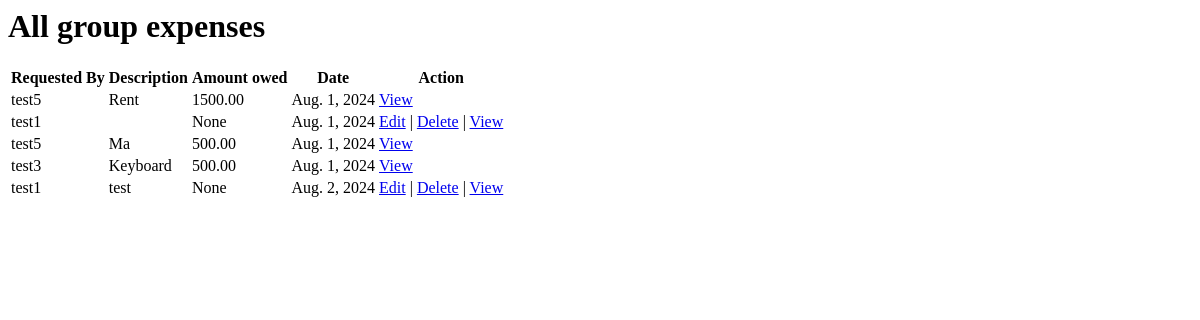
Page /expenses/view_group_expenses/1/ (signed in) on the earlier database version.
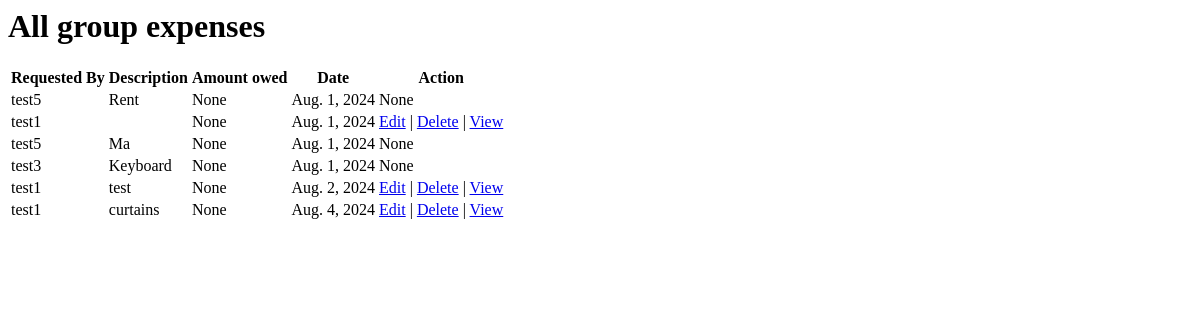
Same page on the later database version.
### Expenses/models.py (models this page shows)
class Expenses(models.Model):
    amount = models.DecimalField(max_digits=10, decimal_places=2)
    description = models.CharField(max_length=255, null=True, blank=True)
    date = models.DateField(default=datetime.date.today)
    paid_by = models.ForeignKey(User, on_delete=models.CASCADE)
    group = models.ForeignKey(Group, on_delete=models.CASCADE)
    split_method = models.IntegerField(
        choices=[(1,'Split equally'),(2,'percentage'),(3,'Custom'),],
        default=1,
    )

class Split(models.Model):
    payer = models.ForeignKey(User, on_delete=models.CASCADE, null=True, related_name="expenses_payer")
    expense = models.ForeignKey(Expenses, on_delete=models.CASCADE, related_name="expenses_split")
    amount = models.DecimalField(max_digits=10, decimal_places=2)

### Authentications/models.py (models this page shows)
class User(AbstractBaseUser):
    username = models.CharField(max_length=50, blank=True)
    email = models.EmailField(unique=True)
    friends = models.ManyToManyField('self', symmetrical=True, blank=True)
    objects = CustomUserManager()
    USERNAME_FIELD = 'email'

### Expenses/views.py (the view)
# urls.py: path('view_group_expenses/<int:group_id>/', views.view_group_expenses, name='view_group_expenses'),
@login_required
def view_group_expenses(request, group_id):
    expenses = Expenses.objects.filter(group=group_id)
    expense_list = []
    for expense in expenses:
        object = {
            'expense':expense,
            'split':expense.expenses_split.filter(payer=request.user).first(),
        }
        expense_list.append(object)
    context = {'expense_list':expense_list}
    return render(request, 'view_group_expenses.html', context)

### Expenses/templates/view_group_expenses.html
<h1>All group expenses</h1>
<table>
    <tr>
        <th>Requested By</th>
        <th>Description</th>
        <th>Amount owed</th>
        <th>Date</th>
        <th>Action</th>
    </tr>
    {% for item in expense_list %}
        <tr>
            <td>{{item.expense.paid_by.username}}</td>
            <td>{{item.expense.description}}</td>
            {% if item.expense.paid_by == request.user %}
            <td>None</td>
            <td>{{item.expense.date}}</td>
            <td><a href="{% url 'edit_expense' expense_id=item.expense.id %}">Edit</a> | <a href="{% url 'delete_expense' expense_id=item.expense.id %}">Delete</a>{% if item.split.amount or item.expense.paid_by == request.user %} | <a href="{% url 'view_expense_breakup' expense_id=item.expense.id %}">View</a>{% endif %}</td>
            {% else %}
            <td>{% if item.split.amount %}{{item.split.amount}}{% else %}None{% endif %}</td>
            <td>{{item.expense.date}}</td>
            <td>{% if item.split.amount %}<a href="{% url 'view_expense_breakup' expense_id=item.expense.id %}">View</a>{% else %}None{% endif %}</td>
            {% endif %}
        </tr>
    {% endfor %}
</table>

Differences in the rows shown:
shown differently, row unchanged: Expenses "Rent": split.amount "1500.00" → (not shown); text "View" → "None None"
shown differently, row unchanged: Expenses "Ma": split.amount "500.00" → (not shown); text "View" → "None None"
shown differently, row unchanged: Expenses "Keyboard": split.amount "500.00" → (not shown); text "View" → "None None"
added Expenses: expense.paid_by.username "test1", expense.description "curtains", expense "Aug. 4, 2024", shows "View"
